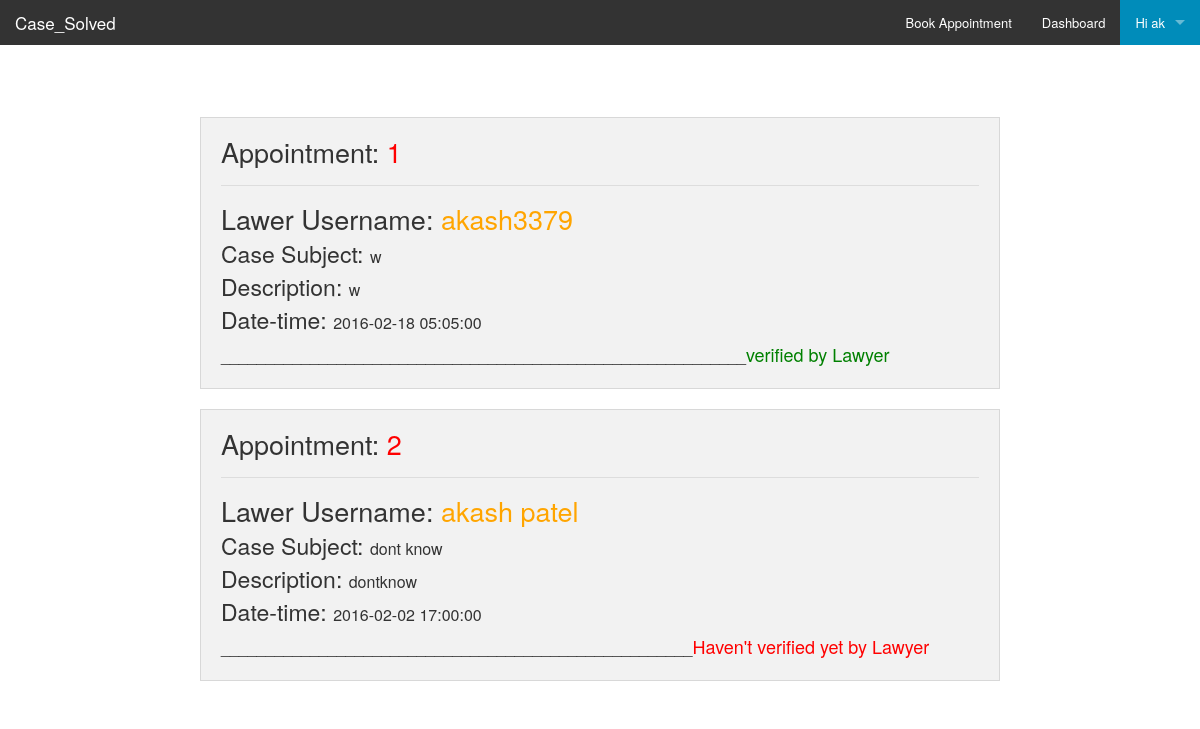
Screenshot of /dashboard.php (signed in) with the database file from the repository.
### tables this page shows
CREATE TABLE `ak` (
  `id` int(11) NOT NULL auto_increment,
  `booked_lawer` varchar(500) default NULL,
  `case_sub` varchar(500) default NULL,
  `desc` varchar(500) NOT NULL,
  `time_date` datetime NOT NULL,
  `check` int(2) NOT NULL default '0',
  PRIMARY KEY  (`id`)
);

### function.php (called while the page is built, shortened)
<?php
function login()
{
	if(isset($_SESSION["username"])||isset($_COOKIE["username"]))
	{
		$loged=TRUE;
		return $loged;
	}
}
?>

### dashboard.php (the view, shortened to what this page needs)
<?php
include("function.php");
if(login())
{
?>
<!doctype html>
<html class="no-js" lang="en">
  <head>
    <link rel="stylesheet" href="foundation/css/foundation.css" />
</head>
  <body>
  <nav class="top-bar" data-topbar role="navigation">
  <ul class="title-area">
    <li class="name">
      <h1><a href="index.php">Case_Solved</a></h1>
    </li>
  </ul>
   <section class="top-bar-section">
    <ul class="right">
	<li><a href="menu.php">Book Appointment</a></li>
<li><a href="dashboard.php">Dashboard</a></li>
      <li class="has-dropdown active">
        <a href="#" >Hi <?php echo $_SESSION["username"]; ?></a>
    </ul>
  </section>
</nav>
<?php
}
?>
<br />
	<div style="width:800px; margin:0 auto;">
	<br>
	<br>
<?php
$username=$_SESSION["username"];
$query="SELECT * FROM `intern`.`$username` ORDER BY `id` DESC";
$rc=mysql_query($query);
$i=0;
while($row=mysql_fetch_array($rc))
{
	$i++;
?>
	<div class="row">
      	<div class="panel">
					<h3>Appointment: <font color="red"><?php echo $i; ?></font></h3>
					<hr>
					<h3>Lawer Username: <font color="#FFA500"><?php echo $row["booked_lawer"]; ?></font></h3>
					<h4>Case Subject: <font size="-0.25"><?php echo $row["case_sub"]; ?></font></h4>
					<h4>Description: <font size="-0.25"><?php echo $row["desc"]; ?></font></h4>
					<h4>Date-time: <font size="-0.25"><?php echo $row["time_date"]; ?></font></h4>
					<?php
						if($row["check"]==1)
						{
					?>
					___________________________________________________________<font size="+1" color="green">verified by Lawyer</font>
					<?php
					}
					else
					{
					?>
					_____________________________________________________<font size="+1" color="red">Haven't verified yet by Lawyer</font>
					<?php
					}
					?>
		</div>
  </div>
<?php
}
?>
	</div>
</body>
</html>

### rows the page displays
ak: booked_lawer "akash3379", case_sub "w", desc "w", time_date "2016-02-18 05:05:00", shows "___________________________________________________________", check "verified by Lawyer"
ak: booked_lawer "akash patel", case_sub "dont know", desc "dontknow", time_date "2016-02-02 17:00:00", shows "_____________________________________________________", check "Haven't verified yet by Lawyer"

### other values shown
$_SESSION["username"] "ak"
